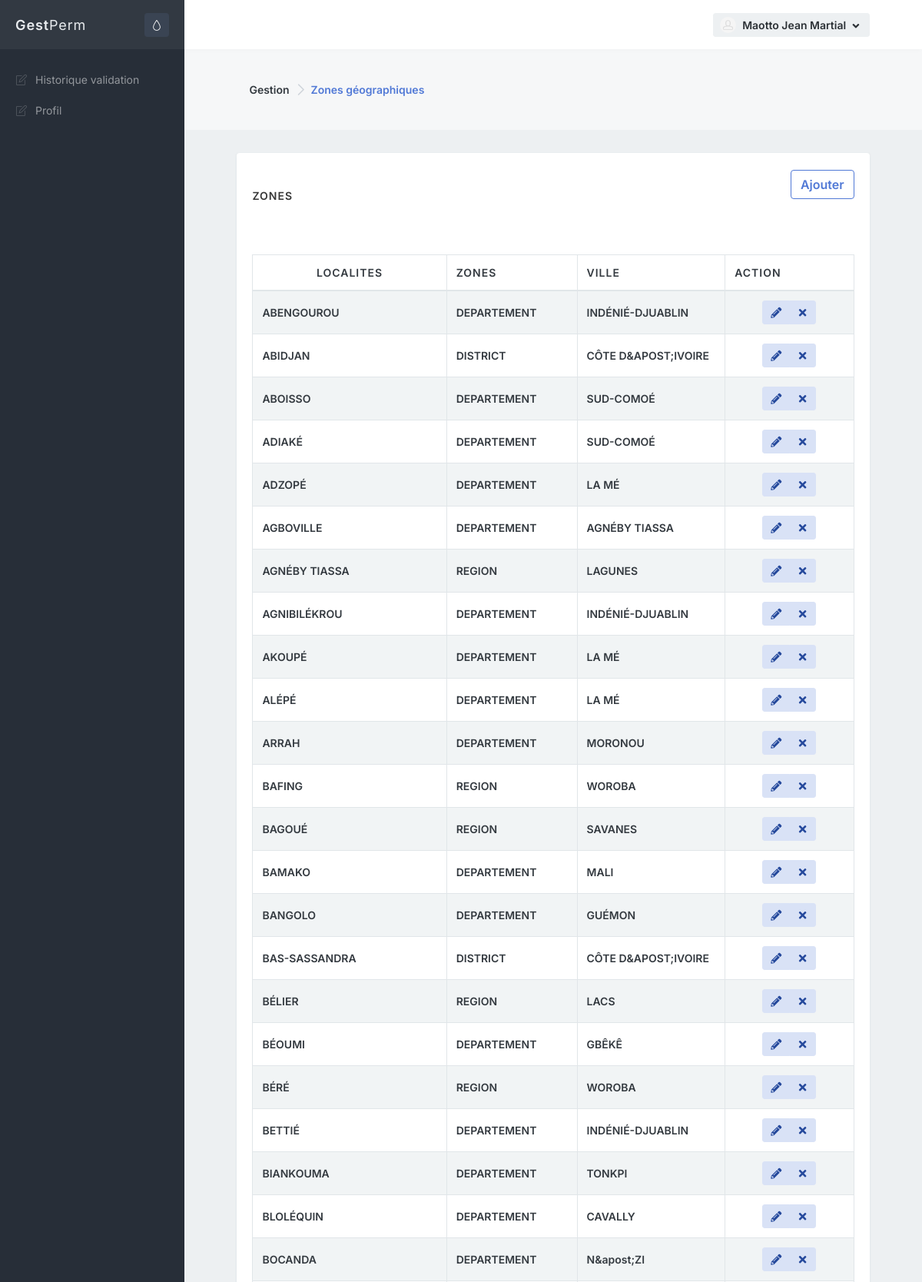
The app's page /admin/zone.php (signed in, upper part) with its own data.
### tables this page shows
CREATE TABLE IF NOT EXISTS `localite` (
  `CodeZone` bigint(19) NOT NULL AUTO_INCREMENT,
  `LibelleZone` varchar(200) NOT NULL,
  `CodeZoneMere` bigint(19) NOT NULL,
  `NiveauStr` smallint(6) NOT NULL,
  PRIMARY KEY (`CodeZone`)
);

CREATE TABLE IF NOT EXISTS `struct_localite` (
  `NiveauStr` bigint(19) NOT NULL AUTO_INCREMENT,
  `CodeStr` varchar(2) NOT NULL,
  `LibelleStr` varchar(100) NOT NULL,
  PRIMARY KEY (`NiveauStr`)
);

### class/database.php (called while the page is built, shortened)
<?php
class Database
{
    private static $dbHost = "localhost";
    private static $dbName = "pct_db";
    private static $dbUsername = "root";
    private static $dbUserpassword = "";
    private static $connection = null;
    private static function connect()
    {
        if(self::$connection == null)
        {
            try
            {
              self::$connection = new PDO("mysql:host=" . self::$dbHost . ";dbname=" . self::$dbName , self::$dbUsername, self::$dbUserpassword, array(PDO::MYSQL_ATTR_INIT_COMMAND => 'SET NAMES UTF8' , PDO::ATTR_ERRMODE=>PDO::ERRMODE_WARNING));
            }
            catch(PDOException $e)
            {
                die($e->getMessage());
            }
        }
        return self::$connection;
    }
    private static function disconnect()
    {
        self::$connection = null;
    }
    public static function SelectQuery($query="")
    {
        if ($query<>"")
        {
            $req=self::$connection->prepare($query);
            try
            {
              $req->execute();
            }
            catch(Exception $e)
            {
                var_dump($query);
                die($e->getMessage());
            }
            return $req->fetchAll(PDO::FETCH_OBJ);
        }
        else return "";
    }
}
?>

### admin/zone.php (the view, shortened to what this page needs)
<?php require 'inc/_global/views/head_start.php'; ?>
<?php require 'inc/_global/views/head_end.php'; ?>
<?php require 'inc/_global/views/page_start.php'; ?>
<div class="bg-body-light">
    <div class="content content-full">
        <div class="d-flex flex-column flex-sm-row justify-content-sm-between align-items-sm-center">
            <nav class="flex-sm-00-auto ml-sm-3" aria-label="breadcrumb">
                <ol class="breadcrumb breadcrumb-alt">
                    <li class="breadcrumb-item">Gestion</li>
                    <li class="breadcrumb-item" aria-current="page">
                        <a class="link-fx" href="">Zones géographiques</a>
                    </li>
                </ol>
            </nav>
        </div>
   </div>
</div>
<div class="content">
    <div class="block block-rounded">
        <div class="block-header">
            <h3 class="block-title">Zones<small</small></h3>
            <nav class="flex-sm-00-auto ml-sm-3" aria-label="breadcrumb">
                <ol class="breadcrumb breadcrumb-alt">
                    <li class="breadcrumb-item">
                        <button type="button" class="btn btn-outline-primary push" data-toggle="modal" data-target="#add-newZone-modal">Ajouter</button>
                    </li>
                </ol>
            </nav>
        </div>
        <div class="block-content block-content-full">
            <table class="table table-bordered table-striped table-vcenter js-dataTable-full">
                <thead>
                    <tr>
                        <th class="text-center" style="width: 20%;">Localites</th>
                        <th class="d-none d-sm-table-cell" style="width: 12%;">Zones</th>
                        <th class="d-none d-sm-table-cell" style="width: 15%;">ville</th>
                        <th class="d-none d-sm-table-cell" style="width: 15%;">Action</th>
                    </tr>
                </thead>
                <tbody>
                    <?php
                        $zones=Database::SelectQuery("SELECT * FROM  Localite ORDER BY LibelleZone ASC");
                        foreach($zones as $zone):
                    ?>
                    <tr>
                        <td class="font-w600 font-size-sm"><?=$zone->LibelleZone?></td>
                        <td class="font-w600 font-size-sm">
                            <?=DataBase::SelectQuery("SELECT LibelleStr FROM struct_localite WHERE NiveauStr='$zone->NiveauStr'")[0]->LibelleStr?>
                        </td>
                        <td class="font-w600 font-size-sm">
                            <?=DataBase::SelectQuery("SELECT LibelleZone FROM Localite WHERE CodeZone='$zone->CodeZoneMere'")[0]->LibelleZone?>
                        </td>
                        <td class="text-center">
                            <div class="btn-group">
                                <button type="button" class="btn btn-sm btn-alt-primary editzone" data-toggle="modal" title="Edit"  data-target="#Edit-newZone-modal">
                                    <i class="fa fa-fw fa-pencil-alt"></i>
                                </button>
                                <button type="button" class="btn btn-sm btn-alt-primary todelete"  data-toggle="modal" data-target="#Delete-newZone-modal" data-idzone="<?=$zone->CodeZone ?>" title="Supprimer">
                                    <i class="fa fa-fw fa-times"></i>
                                </button>
                            </div>
                        </td>
                    </tr>
                    <?php endforeach ?>
                </tbody>
            </table>
        </div>
    </div>
</div>
<?php require 'inc/_global/views/page_end.php'; ?>
<?php require 'inc/_global/views/footer_end.php'; ?>

### records on screen
localite: LibelleZone "ABENGOUROU", NiveauStr.LibelleStr "DEPARTEMENT", LibelleZone "INDÉNIÉ-DJUABLIN"
localite: LibelleZone "ABIDJAN", NiveauStr.LibelleStr "DISTRICT", LibelleZone "CÔTE D&APOST;IVOIRE"
localite: LibelleZone "ABOISSO", NiveauStr.LibelleStr "DEPARTEMENT", LibelleZone "SUD-COMOÉ"
localite: LibelleZone "ADIAKÉ", NiveauStr.LibelleStr "DEPARTEMENT", LibelleZone "SUD-COMOÉ"
localite: LibelleZone "ADZOPÉ", NiveauStr.LibelleStr "DEPARTEMENT", LibelleZone "LA MÉ"
localite: LibelleZone "AGBOVILLE", NiveauStr.LibelleStr "DEPARTEMENT", LibelleZone "AGNÉBY TIASSA"
localite: LibelleZone "AGNÉBY TIASSA", NiveauStr.LibelleStr "REGION", LibelleZone "LAGUNES"
localite: LibelleZone "AGNIBILÉKROU", NiveauStr.LibelleStr "DEPARTEMENT", LibelleZone "INDÉNIÉ-DJUABLIN"
localite: LibelleZone "AKOUPÉ", NiveauStr.LibelleStr "DEPARTEMENT", LibelleZone "LA MÉ"
localite: LibelleZone "ALÉPÉ", NiveauStr.LibelleStr "DEPARTEMENT", LibelleZone "LA MÉ"
localite: LibelleZone "ARRAH", NiveauStr.LibelleStr "DEPARTEMENT", LibelleZone "MORONOU"
localite: LibelleZone "BAFING", NiveauStr.LibelleStr "REGION", LibelleZone "WOROBA"
localite: LibelleZone "BAGOUÉ", NiveauStr.LibelleStr "REGION", LibelleZone "SAVANES"
localite: LibelleZone "BAMAKO", NiveauStr.LibelleStr "DEPARTEMENT", LibelleZone "MALI"
localite: LibelleZone "BANGOLO", NiveauStr.LibelleStr "DEPARTEMENT", LibelleZone "GUÉMON"
localite: LibelleZone "BAS-SASSANDRA", NiveauStr.LibelleStr "DISTRICT", LibelleZone "CÔTE D&APOST;IVOIRE"
localite: LibelleZone "BÉLIER", NiveauStr.LibelleStr "REGION", LibelleZone "LACS"
localite: LibelleZone "BÉOUMI", NiveauStr.LibelleStr "DEPARTEMENT", LibelleZone "GBÊKÊ"
localite: LibelleZone "BÉRÉ", NiveauStr.LibelleStr "REGION", LibelleZone "WOROBA"
localite: LibelleZone "BETTIÉ", NiveauStr.LibelleStr "DEPARTEMENT", LibelleZone "INDÉNIÉ-DJUABLIN"
localite: LibelleZone "BIANKOUMA", NiveauStr.LibelleStr "DEPARTEMENT", LibelleZone "TONKPI"
localite: LibelleZone "BLOLÉQUIN", NiveauStr.LibelleStr "DEPARTEMENT", LibelleZone "CAVALLY"
localite: LibelleZone "BOCANDA", NiveauStr.LibelleStr "DEPARTEMENT", LibelleZone "N&apost;ZI"

### other values on screen
$node['name'] "Historique validation Profil"
$PreUser "Maotto Jean Martial"
